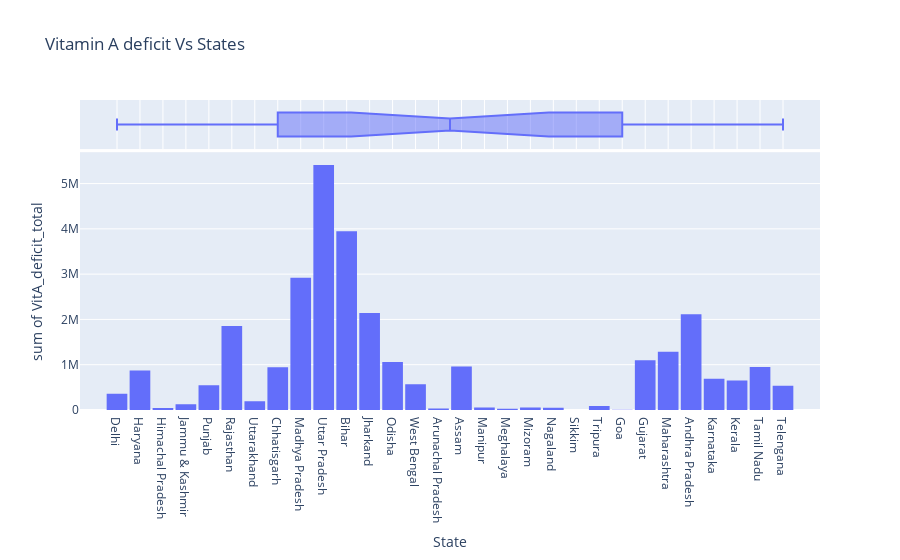

This figure's notebook cell:
### Code cell
fig = px.histogram(data, marginal='box',
                   x="State", 
                   y = "VitA_deficit_total",
                   title='Vitamin A deficit Vs States')
fig.update_layout(bargap=0.1)
fig.show()

### Figure 1 — Plotly figure (JSON) as saved in the notebook; plotly's stock layout.template omitted (floating-point values rounded to 4 significant figures)
{"data": [{"alignmentgroup": "True", "bingroup": "x", "histfunc": "sum", "hovertemplate": "State=%{x}<br>sum of VitA_deficit_total=%{y}<extra></extra>", "legendgroup": "", "marker": {"color": "#636efa", "pattern": {"shape": ""}}, "name": "", "offsetgroup": "", "orientation": "v", "showlegend": false, "type": "histogram", "x": ["Delhi", "Haryana", "Himachal Pradesh", "Jammu & Kashmir", "Punjab", "Rajasthan", "Uttarakhand", "Chhatisgarh", "Madhya Pradesh", "Uttar Pradesh", "Bihar", "Jharkand", "Odisha", "West Bengal", "Arunachal Pradesh", "Assam", "Manipur", "Meghalaya", "Mizoram", "Nagaland", "Sikkim", "Tripura", "Goa", "Gujarat", "Maharashtra", "Andhra Pradesh", "Karnataka", "Kerala", "Tamil Nadu", "Telengana"], "xaxis": "x", "y": [359000.0, 870600.0, 46800.0, 129300.0, 545600.0, 1856000.0, 194500.0, 945600.0, 2922000.0, 5408000.0, 3949000.0, 2141000.0, 1061000.0, 570700.0, 30470.0, 962600.0, 52770.0, 29480.0, 56340.0, 50480.0, 2111.0, 89910.0, 3503.0, 1100000.0, 1285000.0, 2116000.0, 689500.0, 648600.0, 947800.0, 534900.0], "yaxis": "y"}, {"alignmentgroup": "True", "hovertemplate": "State=%{x}<extra></extra>", "legendgroup": "", "marker": {"color": "#636efa"}, "name": "", "notched": true, "offsetgroup": "", "showlegend": false, "type": "box", "x": ["Delhi", "Haryana", "Himachal Pradesh", "Jammu & Kashmir", "Punjab", "Rajasthan", "Uttarakhand", "Chhatisgarh", "Madhya Pradesh", "Uttar Pradesh", "Bihar", "Jharkand", "Odisha", "West Bengal", "Arunachal Pradesh", "Assam", "Manipur", "Meghalaya", "Mizoram", "Nagaland", "Sikkim", "Tripura", "Goa", "Gujarat", "Maharashtra", "Andhra Pradesh", "Karnataka", "Kerala", "Tamil Nadu", "Telengana"], "xaxis": "x2", "yaxis": "y2"}], "layout": {"bargap": 0.1, "barmode": "relative", "legend": {"tracegroupgap": 0}, "title": {"text": "Vitamin A deficit Vs States"}, "xaxis": {"anchor": "y", "domain": [0, 1], "title": {"text": "State"}}, "xaxis2": {"anchor": "y2", "domain": [0, 1], "matches": "x", "showgrid": true, "showticklabels": false}, "yaxis": {"anchor": "x", "domain": [0, 0.8316], "title": {"text": "sum of VitA_deficit_total"}}, "yaxis2": {"anchor": "x2", "domain": [0.8416, 1], "matches": "y2", "showgrid": false, "showline": false, "showticklabels": false, "ticks": ""}}}
